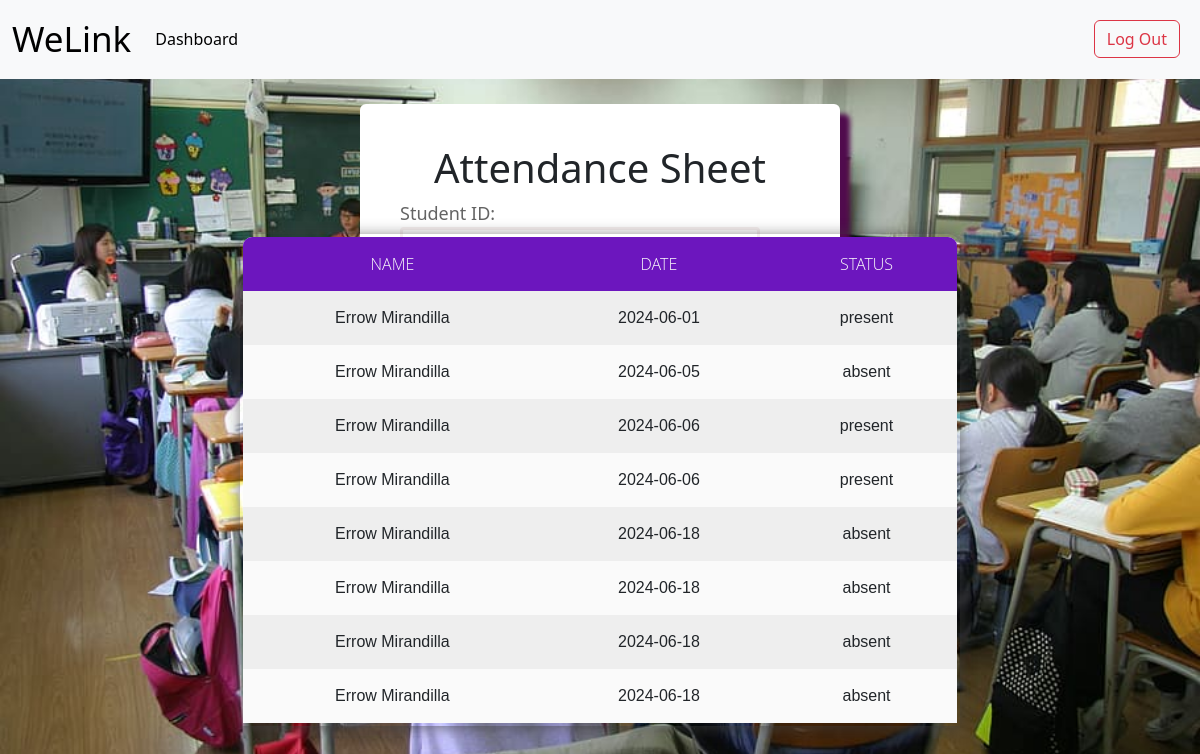
Page /attendance.php?student_id=101 on the committed database.
### tables this page shows
CREATE TABLE `attendance` (
  `name` varchar(255) NOT NULL,
  `student_id` int(255) NOT NULL,
  `date` date NOT NULL,
  `status` enum('present','absent') NOT NULL
);

### attendance.php (the view, shortened to what this page needs)
<?php
    include "connection.php";
?>
<!DOCTYPE html>
<html>
<head>
    <link href="https://cdn.jsdelivr.net/npm/bootstrap@5.3.3/dist/css/bootstrap.min.css" rel="stylesheet">
    <link rel="stylesheet" type="text/css" href="style.css">
</head>
<body>
<?php include "navbar3.php";
    ?>
    <div id="form">
    <h1>Attendance Sheet</h1>
    <form name = "form" method="GET" action="">
        <label for="student_id">Student ID:</label>
        <button id="btn" type="submit">Search</button>
    </form>
</div>
    <?php
    if (isset($_GET['student_id'])) {
        $student_id = $_GET['student_id'];
        $sql ="select * from attendance where student_id ='$student_id'";
        $result = mysqli_query($conn, $sql);
        if(mysqli_num_rows($result)>0){
            echo "<table border='3'>";
            echo "<tr><th>Name</th><th>Date</th><th>Status</th></tr>";
            while ($row = mysqli_fetch_assoc($result)){
                echo "<tr>";
                echo "<td>", $row["name"],"</td>";
                echo "<td>", $row["date"],"</td>";
                echo "<td>", $row["status"],"</td>";
                echo "</tr>";
            }
        } else{
            echo "No records found for STUDENT ID: "; htmlspecialchars($student_id);
        }
    }
    ?>
        </html>

### style.css (style rules this page uses)
body { background: url("images/bg.jpg"); background-repeat: no-repeat; background-size: cover; }
#form { background-color: rgb(255, 255, 255); width:28%; border-radius: 6px; margin:120px auto; padding:40px; box-shadow: 10px 10px 5px rgb(80, 11, 77); margin-top: 25px; }
h1 { text-align: center; }
#btn { width: 100%; color:rgb(255, 255, 255); background-color: rgb(108, 22, 190); padding:10px; font-weight: 700; font-size: larger; border-radius: 10px; }
form label { color:rgb(100, 100, 100); font-size: 18px; font-weight:500; }
@media screen and (max-width: 1350px) { #form { width: 40%; margin-left:none; padding:40px; } }
* { margin:0; padding: 0; outline: 0; }
table { position: absolute; z-index: 2; left: 50%; top: 60%; transform: translate(-50%,-50%); width: 60%; border-collapse: collapse; border-spacing: 0; box-shadow: 0 2px 15px rgba(64,64,64,.7); border-radius: 12px 12px 0 0; overflow: hidden; }
td , th { padding: 15px 20px; text-align: center; }
th { background-color: rgb(108, 22, 190); color: #fafafa; font-family: 'Open Sans',Sans-serif; font-weight: 200; text-transform: uppercase; }
tr { width: 100%; background-color: #fafafa; font-family: 'Montserrat', sans-serif; }
tr:nth-child(even) { background-color: #eeeeee; }

### rows in the picture
attendance: name "Errow Mirandilla", date "2024-06-01", status "present"
attendance: name "Errow Mirandilla", date "2024-06-05", status "absent"
attendance: name "Errow Mirandilla", date "2024-06-06", status "present"
attendance: name "Errow Mirandilla", date "2024-06-06", status "present"
attendance: name "Errow Mirandilla", date "2024-06-18", status "absent"
attendance: name "Errow Mirandilla", date "2024-06-18", status "absent"
attendance: name "Errow Mirandilla", date "2024-06-18", status "absent"
attendance: name "Errow Mirandilla", date "2024-06-18", status "absent"
